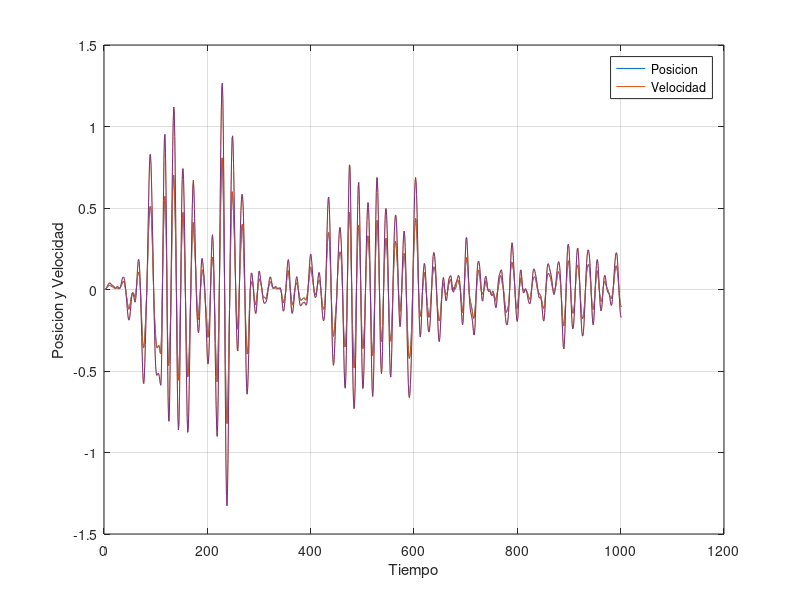
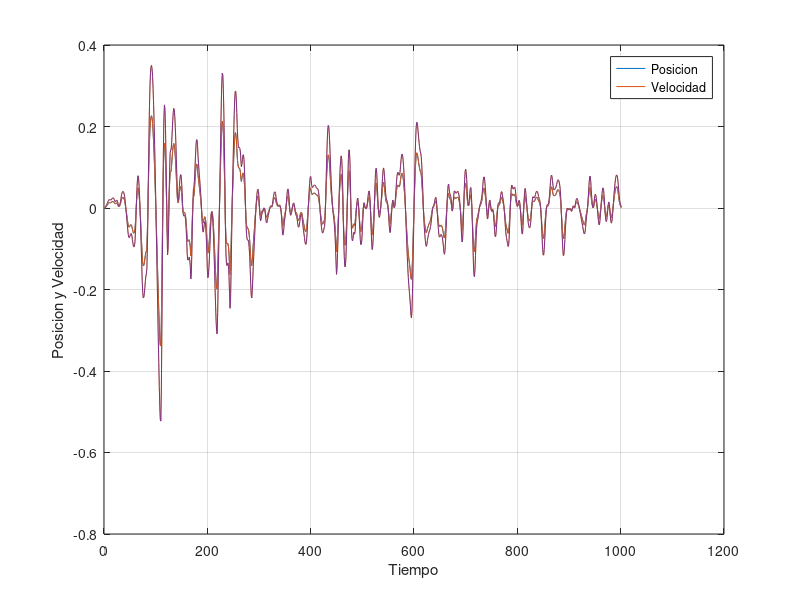
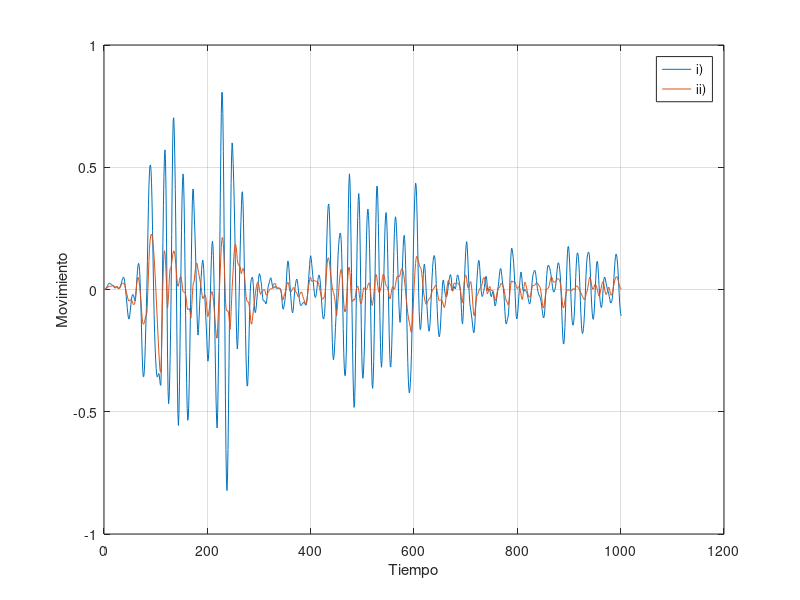
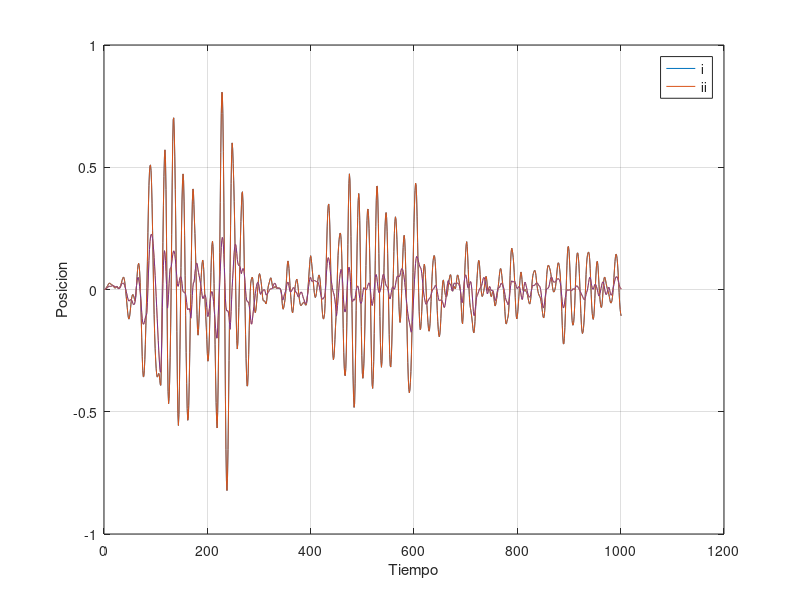

MATLAB code to generate these figures, in order:


% Limpia la ventana de comandos y las variables en el entorno
clc, clear;

% Carga los datos desde el archivo "buildingData.mat" al entorno
load("buildingData.mat")

%i)

%{
Crea un vector de tiempo que va desde 0 hasta 20 segundos con intervalos
 de tiempo Ts
%}
t = 0:Ts:20; 

qp = [0; 0]; % Define el vector de posiciones de los pisos
qv = [0; 0]; % Define el vector de velocidades de los pisos

x = [qp; qv]; % Crea un vector x con los vectores qp y qv en una matriz

% Comienza un loop para calcular las soluciones en un rango k:length(t)
for k = 2:length(t)
    % Calcula la siguiente solución y la agrega a la matriz x
    x(:, end+1) = Ad * x(:, end) + E * w(k); 
    qp(:, end+1) = x(1, end); % Almacena la posición del piso en qp
    qv(:, end+1) = x(2, end); % Almacena la velocidad del piso en qv
end

figure % Crea una nueva figura para la gráfica
% Grafica la posición de los pisos en función del tiempo
plot((1:length(t)), qp); 
hold on % Permite superponer múltiples gráficas en la misma figura
% Grafica la velocidad de los pisos en función del tiempo
plot((1:length(t)), qv); 
xlabel('Tiempo'); % Etiqueta el eje x como tiempo
ylabel('Posicion y Velocidad'); % Etiqueta el eje posicion y velocidad
legend('Posicion', 'Velocidad');
grid on; % Activa la cuadrícula en la gráfica

%ii)

qp1 = [0; 0]; % Declara el vector de posiciones de los pisos
qv1 = [0; 0]; % Declara el vector de velocidades de los pisos

x1 = [qp1; qv1]; % Crea un nuevo vector x para el segundo caso

%{ 
Comienza otro bucle para calcular las soluciones con una señal externa 
u(k) = -F*x(k)
%}
for k = 2:length(t)
    % Calcula la siguiente solución con la señal externa y la agrega a la matriz x1
    x1(:, end+1) = Ad * x1(:, end) + Bd * (-F * x1(:, end)) + E * w(k); 
    qp1(:, end+1) = x1(1, end); % Almacena la posición del piso en qp1
    qv1(:, end+1) = x1(2, end); % Almacena la velocidad del piso en qv1
end

figure % Crea una nueva figura para la segunda gráfica
% Grafica la posición de los pisos en función del tiempo
plot((1:length(t)), qp1); 
hold on % Permite superponer múltiples gráficas en la misma figura
% Grafica la velocidad de los pisos en función del tiempo (segundo caso)
plot((1:length(t)), qv1); 
xlabel('Tiempo'); % Etiqueta el eje x como tiempo
ylabel('Posicion y Velocidad'); % Etiqueta el eje posicion y velocidad
legend('Posicion', 'Velocidad');
grid on; % Activa la cuadrícula en la segunda gráfica


%iii)

figure % Crea una nueva figura para la segunda gráfica
% Grafica la posición de los pisos en función del tiempo
plot((1:length(t)), qp(1,:)); 
hold on % Permite superponer múltiples gráficas en la misma figura
% Grafica la velocidad de los pisos en función del tiempo (segundo caso)
plot((1:length(t)), qp1(1,:)); 
xlabel('Tiempo'); % Etiqueta el eje x como tiempo
ylabel('Movimiento'); % Etiqueta el eje posicion y velocidad
legend('i)', 'ii)');
grid on; % Activa la cuadrícula en la segunda gráfica


%iv)

figure % Crea una nueva figura para la segunda gráfica
% Grafica la posición de los pisos en función del tiempo (primer caso)
plot((1:length(t)), qp); 
hold on % Permite superponer múltiples gráficas en la misma figura
% Grafica la posición de los pisos en función del tiempo (segundo caso)
plot((1:length(t)), qp1); 
xlabel('Tiempo'); % Etiqueta el eje x como tiempo
ylabel('Posicion'); % Etiqueta el eje y como posición
legend('i', 'ii'); % Agrega una leyenda para las dos líneas
grid on; % Activa la cuadrícula en la segunda gráfica



